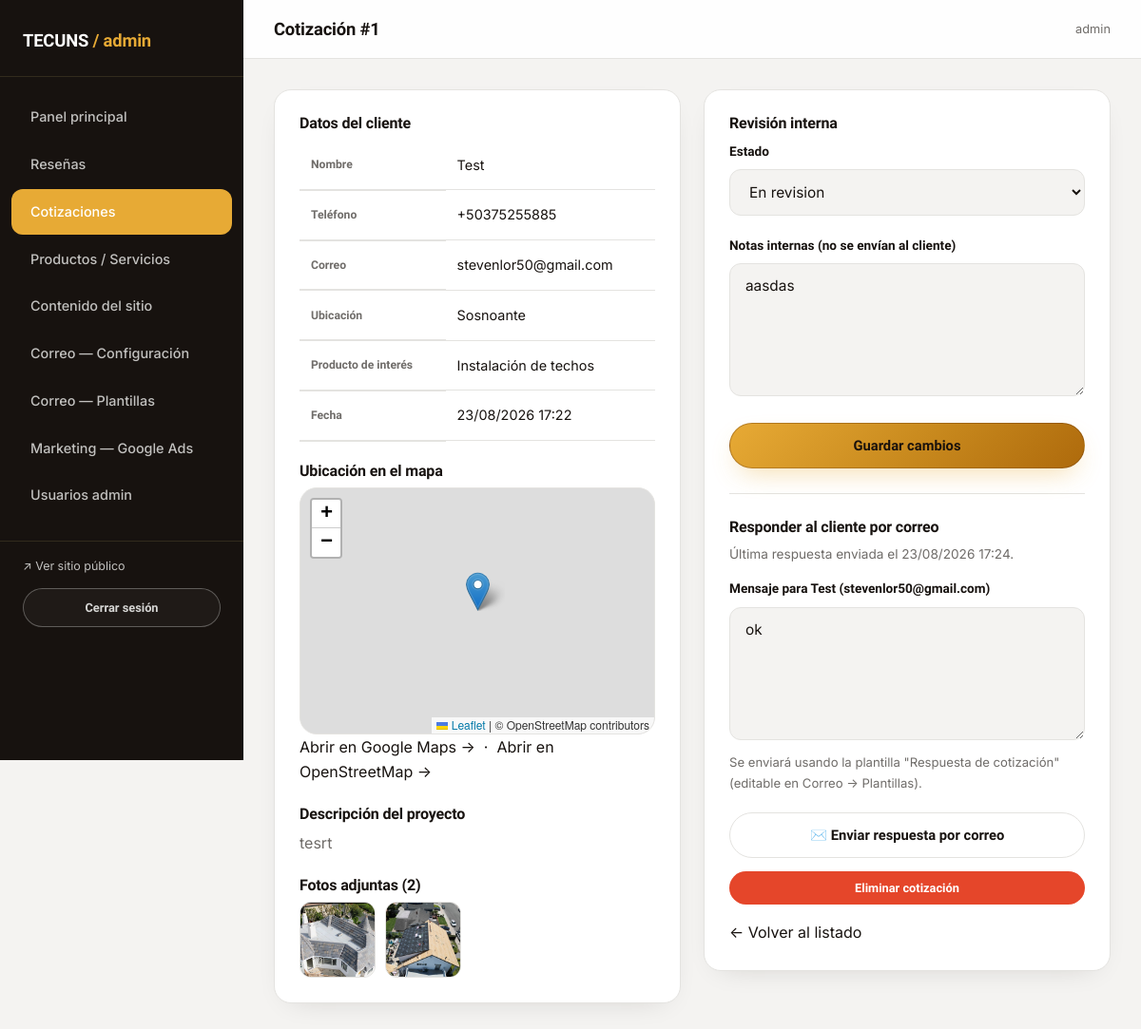
Screenshot of /admin/cotizaciones/1 (signed in) with the database file from the repository.
### models.py (models this page shows, shortened)
class Quote(db.Model):
    __tablename__ = "quotes"
    STATUS_CHOICES = ["pendiente", "en_revision", "cotizado", "rechazado"]
    id = db.Column(db.Integer, primary_key=True)
    name = db.Column(db.String(150), nullable=False)
    phone = db.Column(db.String(40), nullable=False)
    email = db.Column(db.String(150))
    location = db.Column(db.String(250), nullable=False)
    latitude = db.Column(db.Float)
    longitude = db.Column(db.Float)
    service_type = db.Column(db.String(150))
    description = db.Column(db.Text, nullable=False)
    status = db.Column(db.String(20), default="pendiente")
    admin_notes = db.Column(db.Text)
    client_response = db.Column(db.Text)
    responded_at = db.Column(db.DateTime)
    created_at = db.Column(db.DateTime, default=datetime.utcnow)
    images = db.relationship(
        "QuoteImage", backref="quote", cascade="all, delete-orphan", lazy=True
    )

class Admin(UserMixin, db.Model):
    __tablename__ = "admins"
    id = db.Column(db.Integer, primary_key=True)
    username = db.Column(db.String(80), unique=True, nullable=False)
    password_hash = db.Column(db.String(255), nullable=False)
    is_superadmin = db.Column(db.Boolean, default=False)
    created_at = db.Column(db.DateTime, default=datetime.utcnow)

class QuoteImage(db.Model):
    __tablename__ = "quote_images"
    id = db.Column(db.Integer, primary_key=True)
    quote_id = db.Column(db.Integer, db.ForeignKey("quotes.id"), nullable=False)
    image_path = db.Column(db.String(300), nullable=False)

### admin_routes.py (the view, shortened to what this page needs)
@admin_bp.route("/cotizaciones/<int:quote_id>", methods=["GET", "POST"])
@login_required
def cotizacion_detalle(quote_id):
    quote = Quote.query.get_or_404(quote_id)
    return render_template(
        "admin/cotizacion_detalle.html", quote=quote, status_choices=Quote.STATUS_CHOICES
    )

### translations.py (called while the page is built)
def set_language():
    lang = request.cookies.get("lang")
    if lang not in SUPPORTED:
        lang = detect_lang()
    g.lang = lang

def detect_lang():
    accept = request.headers.get("Accept-Language", "")
    primary = accept.split(",")[0].strip().lower()
    code = primary.split(";")[0].split("-")[0].strip()
    return EN if code == EN else DEFAULT

def localize(obj, fields):
    lang = getattr(g, "lang", DEFAULT)
    if lang == DEFAULT or not obj:
        return obj
    texts = [getattr(obj, f) for f in fields
             if getattr(obj, f, None) and isinstance(getattr(obj, f), str)]
    mapping = translate_mapping(texts, lang)
    return Localized(obj, fields, mapping)

def localize_service(service):
    return localize(service, list(SERVICE_FIELDS))

### templates/admin/cotizacion_detalle.html (shortened to what this page needs)
{% extends "admin/base_admin.html" %}
{% block page_title %}Cotización #{{ quote.id }}{% endblock %}
{% block extra_head %}
{% if quote.latitude and quote.longitude %}
<link rel="stylesheet" href="https://unpkg.com/leaflet@1.9.4/dist/leaflet.css" />
{% endif %}
{% endblock %}
{% block admin_content %}
<div class="grid-2" style="align-items:flex-start;">
  <div class="card-panel">
    <h3 style="text-transform:none; font-size:1rem;">Datos del cliente</h3>
    <table class="admin-table">
      <tbody>
        <tr><th>Nombre</th><td>{{ quote.name }}</td></tr>
        <tr><th>Teléfono</th><td><a href="tel:{{ quote.phone }}" class="link">{{ quote.phone }}</a></td></tr>
        <tr><th>Correo</th><td>{{ quote.email or '—' }}</td></tr>
        <tr><th>Ubicación</th><td>{{ quote.location }}</td></tr>
        <tr><th>Producto de interés</th><td>{{ quote.service_type or '—' }}</td></tr>
        <tr><th>Fecha</th><td>{{ quote.created_at.strftime('%d/%m/%Y %H:%M') }}</td></tr>
      </tbody>
    </table>
    {% if quote.latitude and quote.longitude %}
    <h3 style="text-transform:none; font-size:1rem; margin-top:22px;">Ubicación en el mapa</h3>
    <div id="quoteMap" style="height:260px; border:1px solid var(--line-dark); border-radius:var(--radius);"></div>
    <p class="hint">
      <a class="link" target="_blank" href="https://www.google.com/maps?q={{ quote.latitude }},{{ quote.longitude }}">Abrir en Google Maps →</a>
      &nbsp;·&nbsp;
      <a class="link" target="_blank" href="https://www.openstreetmap.org/?mlat={{ quote.latitude }}&mlon={{ quote.longitude }}#map=17/{{ quote.latitude }}/{{ quote.longitude }}">Abrir en OpenStreetMap →</a>
    </p>
    {% endif %}
    <h3 style="text-transform:none; font-size:1rem; margin-top:22px;">Descripción del proyecto</h3>
    <p class="text-steel">{{ quote.description }}</p>
    <h3 style="text-transform:none; font-size:1rem; margin-top:22px;">Fotos adjuntas ({{ quote.images|length }})</h3>
    {% if quote.images %}
      <div class="thumb-strip">
        {% for img in quote.images %}
          <a href="{{ url_for('static', filename=img.image_path) }}" target="_blank">
            <img src="{{ url_for('static', filename=img.image_path) }}" alt="Foto del proyecto">
          </a>
        {% endfor %}
      </div>
    {% else %}
      <p class="text-steel mb-0">El cliente no adjuntó fotos.</p>
    {% endif %}
  </div>
  <div class="card-panel">
    <h3 style="text-transform:none; font-size:1rem;">Revisión interna</h3>
    <form method="POST" action="{{ url_for('admin.cotizacion_detalle', quote_id=quote.id) }}">
      <div class="form-row">
        <label for="status">Estado</label>
        <select id="status" name="status">
          {% for st in status_choices %}
            <option value="{{ st }}" {% if quote.status == st %}selected{% endif %}>{{ st.replace('_',' ')|capitalize }}</option>
          {% endfor %}
        </select>
      </div>
      <div class="form-row">
        <label for="admin_notes">Notas internas (no se envían al cliente)</label>
        <textarea id="admin_notes" name="admin_notes" placeholder="Notas de seguimiento, monto cotizado, próximos pasos...">{{ quote.admin_notes or '' }}</textarea>
      </div>
      <button type="submit" class="btn btn-rust btn-block">Guardar cambios</button>
    </form>
    <hr style="border:none; border-top:1px solid var(--line-dark); margin:26px 0;">
    <h3 style="text-transform:none; font-size:1rem;">Responder al cliente por correo</h3>
    {% if not quote.email %}
      <p class="text-steel" style="font-size:.88rem;">El cliente no dejó un correo, así que no se le puede enviar una respuesta por email. Puedes contactarlo por teléfono/WhatsApp al {{ quote.phone }}.</p>
    {% else %}
      {% if quote.responded_at %}
        <p class="text-steel" style="font-size:.85rem;">Última respuesta enviada el {{ quote.responded_at.strftime('%d/%m/%Y %H:%M') }}.</p>
      {% endif %}
      <form method="POST" action="{{ url_for('admin.cotizacion_detalle', quote_id=quote.id) }}">
        <div class="form-row">
          <label for="client_response">Mensaje para {{ quote.name }} ({{ quote.email }})</label>
          <textarea id="client_response" name="client_response" placeholder="Ej: Gracias por tu solicitud. El costo estimado para tu proyecto es de $X, incluye materiales e instalación...">{{ quote.client_response or '' }}</textarea>
          <p class="hint mb-0">Se enviará usando la plantilla "Respuesta de cotización" (editable en Correo → Plantillas).</p>
        </div>
        <button type="submit" class="btn btn-outline-dark btn-block">✉️ Enviar respuesta por correo</button>
      </form>
    {% endif %}
    <form method="POST" action="{{ url_for('admin.eliminar_cotizacion', quote_id=quote.id) }}" onsubmit="return confirm('¿Eliminar esta cotización permanentemente?');" style="margin-top:14px;">
      <button type="submit" class="btn btn-danger btn-block btn-sm">Eliminar cotización</button>
    </form>
    <a href="{{ url_for('admin.cotizaciones') }}" class="link" style="display:block; margin-top:16px;">← Volver al listado</a>
  </div>
</div>
{% endblock %}

### templates/admin/base_admin.html (shortened to what this page needs)
<!doctype html>
<html lang="es">
<head>
  <link rel="stylesheet" href="{{ url_for('static', filename='css/style.css') }}">
  <link rel="stylesheet" href="{{ url_for('static', filename='css/admin.css') }}">
  {% block extra_head %}{% endblock %}
</head>
<body class="admin-body">
  <div class="admin-shell">
    <aside class="admin-sidebar">
      <div class="admin-brand">TECUNS <span>/ admin</span></div>
      <nav class="admin-nav">
        <a href="{{ url_for('admin.dashboard') }}" class="{{ 'active' if request.endpoint == 'admin.dashboard' }}">Panel principal</a>
        <a href="{{ url_for('admin.resenas') }}" class="{{ 'active' if request.endpoint and request.endpoint.startswith('admin.') and 'resena' in request.endpoint }}">Reseñas</a>
        <a href="{{ url_for('admin.cotizaciones') }}" class="{{ 'active' if request.endpoint and 'cotizacion' in request.endpoint }}">Cotizaciones</a>
        <a href="{{ url_for('admin.servicios') }}" class="{{ 'active' if request.endpoint and 'servicio' in request.endpoint }}">Productos / Servicios</a>
        <a href="{{ url_for('admin.contenido') }}" class="{{ 'active' if request.endpoint and 'contenido' in request.endpoint }}">Contenido del sitio</a>
        <a href="{{ url_for('admin.config_correo') }}" class="{{ 'active' if request.endpoint == 'admin.config_correo' }}">Correo — Configuración</a>
        <a href="{{ url_for('admin.plantillas') }}" class="{{ 'active' if request.endpoint == 'admin.plantillas' }}">Correo — Plantillas</a>
        <a href="{{ url_for('admin.config_marketing') }}" class="{{ 'active' if request.endpoint == 'admin.config_marketing' }}">Marketing — Google Ads</a>
        {% if current_user.is_superadmin %}
        <a href="{{ url_for('admin.usuarios') }}" class="{{ 'active' if request.endpoint and 'usuario' in request.endpoint }}">Usuarios admin</a>
        {% endif %}
      </nav>
      <div class="admin-nav-foot">
        <a href="{{ url_for('public.index') }}" target="_blank" style="color:var(--silver); font-family:var(--font-mono); font-size:.78rem; display:block; margin-bottom:12px;">↗ Ver sitio público</a>
        <a href="{{ url_for('admin.logout') }}" class="btn btn-outline btn-sm btn-block">Cerrar sesión</a>
      </div>
    </aside>
    <div class="admin-main">
      <div class="admin-topbar">
        <h1>{% block page_title %}Panel principal{% endblock %}</h1>
        <span class="text-steel" style="font-family:var(--font-mono); font-size:.8rem;">{{ current_user.username }}</span>
      </div>
      <div class="admin-content">
        {% block admin_content %}{% endblock %}
      </div>
    </div>
  </div>
</body>
</html>

### static/css/admin.css (style rules this page uses)
.admin-body { background:var(--offwhite); min-height:100vh; }
.admin-shell { display:flex; min-height:100vh; }
.admin-sidebar { width:256px; flex-shrink:0; background:var(--charcoal); color:var(--silver); padding:28px 0; position:sticky; top:0; height:100vh; overflow-y:auto; }
.admin-brand { font-family:var(--font-display); font-weight:800; color:var(--white); font-size:1.15rem; padding:0 24px 22px; border-bottom:1px solid var(--line); margin-bottom:18px; letter-spacing:-0.01em; }
.admin-brand span { color:var(--rust); font-weight:600; }
.admin-nav a { display:flex; align-items:center; gap:10px; padding:12px 20px; margin:2px 12px; border-radius:var(--radius-sm); font-family:var(--font-body); font-weight:500; font-size:.9rem; letter-spacing:0; text-transform:none; color:var(--silver); }
.admin-nav a.active { background:var(--rust); color:var(--white); }
.admin-nav-foot { margin-top:24px; padding:16px 24px 0; border-top:1px solid var(--line); }
.admin-main { flex:1; min-width:0; }
.admin-topbar { background:rgba(255,255,255,0.9); backdrop-filter:blur(10px); border-bottom:1px solid var(--line-dark); padding:20px 32px; display:flex; justify-content:space-between; align-items:center; position:sticky; top:0; z-index:10; }
.admin-topbar h1 { font-size:1.15rem; margin:0; text-transform:none; }
.admin-content { padding:32px; }
.card-panel { background:var(--white); border:1px solid var(--line-dark); border-radius:var(--radius); padding:26px; margin-bottom:24px; box-shadow:var(--shadow-soft); }
table.admin-table { width:100%; border-collapse:collapse; font-size:.9rem; }
table.admin-table th { text-align:left; font-family:var(--font-display); font-weight:600; font-size:.76rem; text-transform:none; letter-spacing:0; color:var(--steel); border-bottom:2px solid var(--line-dark); padding:10px 12px; }
table.admin-table td { padding:14px 12px; border-bottom:1px solid var(--line-dark); vertical-align:top; }
.thumb-strip { display:flex; gap:10px; flex-wrap:wrap; }
.thumb-strip img { width:80px; height:80px; object-fit:cover; border-radius:var(--radius-sm); border:1px solid var(--line-dark); transition:transform .15s ease; }
.btn-sm { padding:9px 16px; font-size:.8rem; }
.btn-danger { background:#E5462A; color:var(--white); }
.grid-2 { display: grid; grid-template-columns: repeat(2, 1fr); gap: 24px; }

### rows the page displays
Quote: id "1", name "Test", phone "+50375255885", email "stevenlor50@gmail.com", location "Sosnoante", service_type "Instalación de techos", created_at "23/08/2026 17:22", description "tesrt", status "En revision", admin_notes "aasdas", responded_at "23/08/2026 17:24", client_response "ok"
Admin: username "admin"
QuoteImage: image_path (picture)
QuoteImage: image_path (picture)

### other values shown
{{ quote.images|length }} "2"
